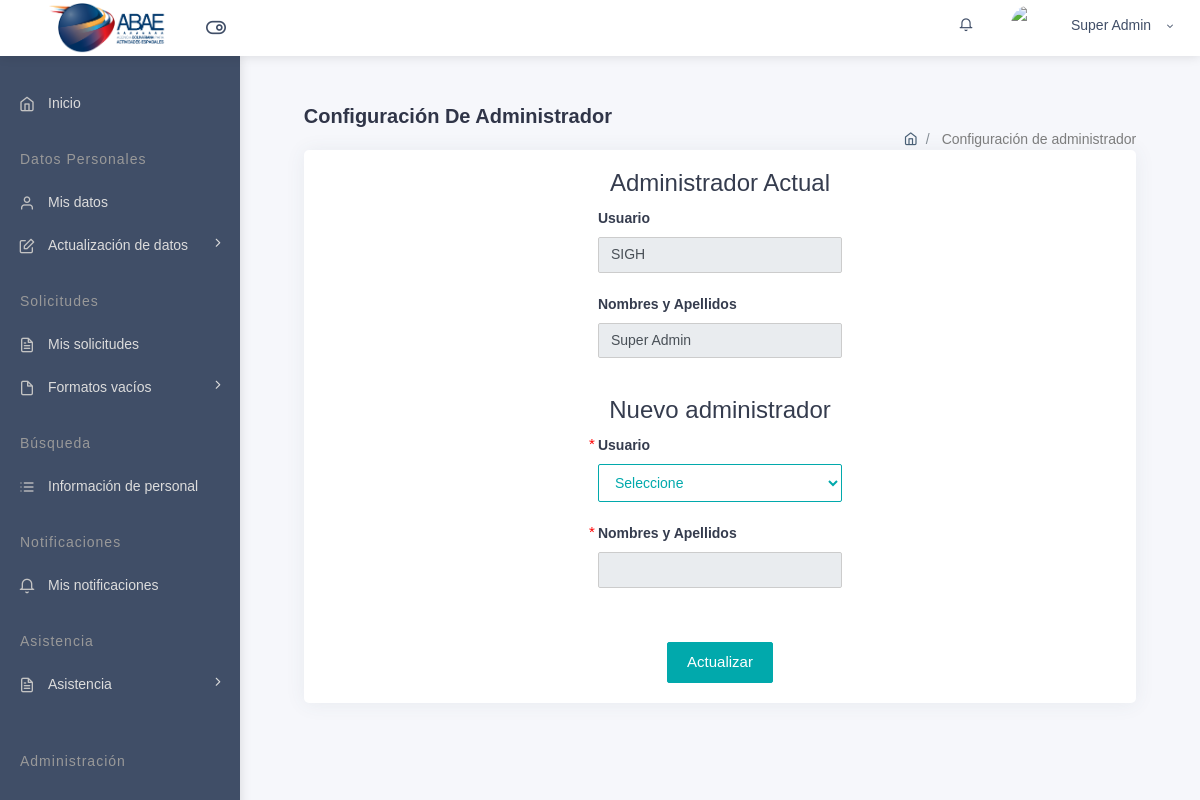
The app's page /home/select_admin.php (signed in) with its own data.
### tables this page shows
CREATE TABLE `usuario` (
  `id_usuario` int NOT NULL,
  `nombres` varchar(50) NOT NULL,
  `apellidos` varchar(50) NOT NULL,
  `cedula` varchar(20) NOT NULL,
  `cargo` varchar(100) NOT NULL,
  `user` varchar(50) NOT NULL,
  `pass` varchar(255) NOT NULL,
  `tipo_usuario` varchar(50) NOT NULL,
  `estatus` varchar(10) DEFAULT NULL,
  `id_jefe` int NOT NULL,
  `step` int NOT NULL DEFAULT '0',
  `correo` varchar(200) DEFAULT NULL
);

### views/select_admin.php (the view, shortened to what the rows shown need)
<?php
    require_once '../database/conexion.php';
    $idUser = $_SESSION["id_usuario"];
    $sql = "SELECT * FROM usuario WHERE id_usuario = '$idUser' LIMIT 1;";
    $query = mysqli_query($conn, $sql);
    $datos_personales = mysqli_fetch_array($query);
?>
<head>
        <link href="assets/fonts/css.css" rel="stylesheet">
        <link rel="stylesheet" type="text/css" href="..\files\bower_components\bootstrap\css\bootstrap.min.css">
        <link rel="stylesheet" type="text/css" href="..\files\assets\icon\themify-icons\themify-icons.css">
        <link rel="stylesheet" type="text/css" href="..\files\assets\icon\icofont\css\icofont.css">
        <link rel="stylesheet" type="text/css" href="..\files\assets\icon\feather\css\feather.css">
        <link rel="stylesheet" type="text/css" href="..\files\assets\css\style.css">
        <link rel="stylesheet" type="text/css" href="..\files\assets\css\jquery.mCustomScrollbar.css">
        <link rel="stylesheet" type="text/css" href="..\files\assets\css\new-style.css">
        <link rel="stylesheet" type="text/css" href="..\files\assets\css\jquery.mCustomScrollbar.css">
</head>
<div class="container-fluid">
    <div class="pcoded-inner-content">
        <div class="main-body">
            <div class="page-wrapper">
                <div class="page-body">
                    <div class="row">
                        <div class="col-sm-12">
                            <div class="card">
                                <div class="card-block">
                                    <div class="row">
                                        <div class="col-md-12">
                                            <div id="wizard">
                                                <section>
                                                <div id="form-edit" class="wizard-form">
                                                        <div class="form-group row align-items-center d-flex flex-column">
                                                            <div class="col-md-4">
                                                                <label class="block"><b>Usuario</b></label>
                                                                <input name="user" id="user" type="text" class="form-control" maxlength="50" value="<?php echo $datos_personales['user'];?>" readonly>
                                                            </div>
                                                            <div class="col-md-4">
                                                                <label class="block"><b>Nombres y Apellidos</b></label>
                                                                <input name="pass" id="pass" type="text" class="form-control" maxlength="50" value="<?php echo $datos_personales['nombres'] . ' ' . $datos_personales['apellidos']; ?>" readonly>
                                                            </div>
                                                        </div>
                                                </div>
                                                </section>
                                            </div>
                                        </div>
                                    </div>
                                </div>
                            </div>
                        </div>
                    </div>
                </div>
            </div>
        </div>
    </div>
</div>

### views/homebar.php (shortened to what the rows shown need)
<?php
require_once '../database/conexion.php';
$idUser = $_SESSION["id_usuario"];
$sql = "SELECT * FROM usuario WHERE id_usuario = '$idUser' LIMIT 1";
$resultado = mysqli_query($conn, $sql);
$fila = mysqli_fetch_assoc($resultado);
?>
<head>
    <link href="../assets/fonts/css.css" rel="stylesheet">
    <link rel="stylesheet" type="text/css" href="..\files\bower_components\bootstrap\css\bootstrap.min.css">
    <link rel="stylesheet" type="text/css" href="..\files\assets\icon\feather\css\feather.css">
    <link rel="stylesheet" type="text/css" href="..\files\assets\css\component.css">
    <link rel="stylesheet" type="text/css" href="..\files\assets\css\style.css">
    <link rel="stylesheet" type="text/css" href="..\files\assets\css\jquery.mCustomScrollbar.css">
    <link rel="stylesheet" type="text/css" href="..\files\assets\css\new-style.css">
</head>
<body id="homebar-container">
    <div id="pcoded" class="pcoded">
        <div class="pcoded-container navbar-wrapper">
            <nav class="navbar header-navbar pcoded-header">
                <div class="navbar-wrapper">
                    <div class="navbar-container container-fluid">
                        <ul class="nav-right">
                            <li class="user-profile header-notification" style="padding: 0px;">
                                <div class="dropdown-primary dropdown" style="text-align: center;">
                                    <div class="dropdown-toggle" data-toggle="dropdown" style="text-align:center;">
                                        <span><?php echo $fila['nombres'] . " " . $fila['apellidos'] ?></span>
                                        <i class="feather icon-chevron-down"></i>
                                    </div>
                                </div>
                            </li>
                        </ul>
                    </div>
                </div>
            </nav>
            <div class="pcoded-main-container">
                <div class="pcoded-wrapper">
                    <div class="pcoded-content">
                        <div class="pcoded-inner-content">
                            <div class="main-body" id="main-body-container">
                                <?php
                                include $view;
                                ?>
                            </div>
                        </div>
                    </div>
                </div>
            </div>
        </div>
    </div>
</body>

### records on screen
usuario: nombres "Super", apellidos "Admin", user "SIGH", pass "Super Admin"
